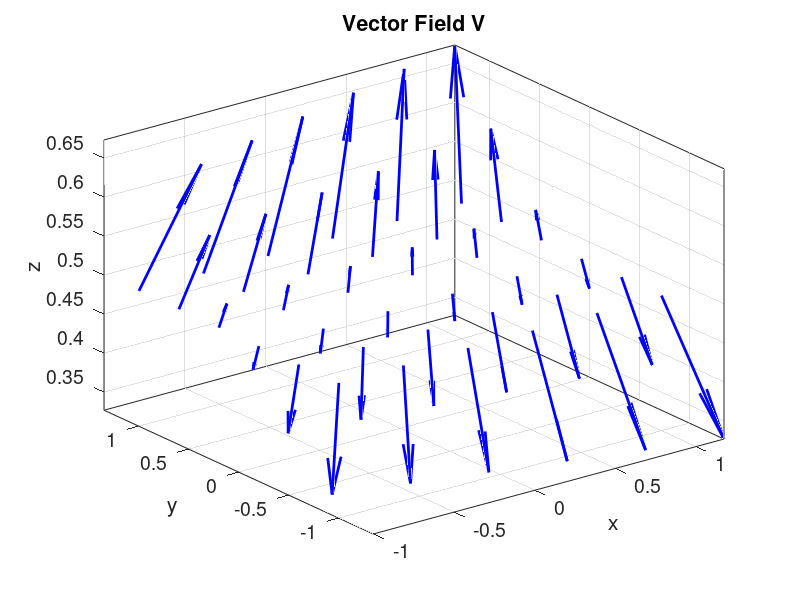
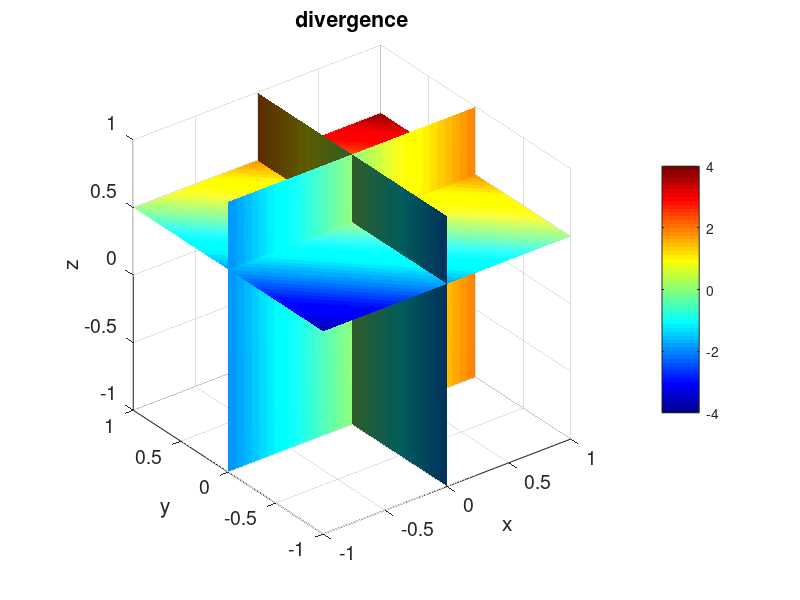
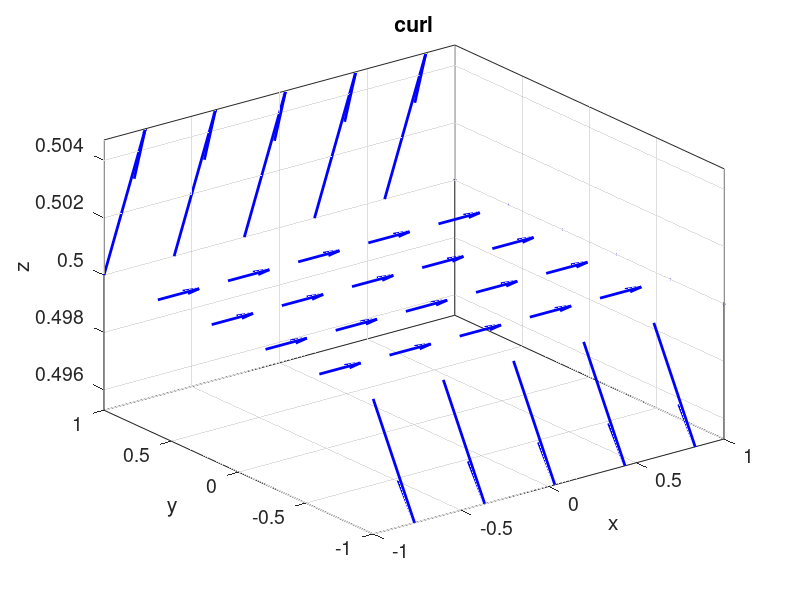

MATLAB code for these plots, in order:
% cemDiff03.m
% 18 march 2016
% Ian Cooper
% School of Physics, University of Sydney
% http://www.physics.usyd.edu.au/teach_res/mp/mphome.htm

% DIVERGENCE and CURL OF A VECTOR FIELD
   

clear all
close all
clc

% INPUTS  ================================================================
% Number of grid points (integer)
   N = 101;
% Range for X and Y values  [minX maxX minY maxY minZ maxZ]
  XY = [-1 1 -1 1 -1 1];
 
  
% indices for slice plots in figures 1 and 3 
  dx = 1:20:N; dy  = dx;   dz = 76; 
   
% CALCULATIONS  ==========================================================   
% X and Y ranges
   minX = XY(1);  maxX = XY(2);
   minY  = XY(3); maxY = XY(4);
   minZ  = XY(5); maxZ = XY(6);
   x = linspace(minX, maxX,N);
   y = linspace(minY, maxY,N);
   z = linspace(minZ, maxZ,N);
   [xx, yy, zz] = meshgrid(x,y,z);

% Define vector field V
%    rr = sqrt(xx.^2 + yy.^2);
%    tt = atan2(yy,xx);
%    Vxx = -rr.*sin(tt);
%    Vyy = rr.*cos(tt);
%    Vzz = 0.*zz.^2;
%    Vxx = xx .* yy;  Vyy = yy.^2;  Vzz = 0 .* Vxx; 
     Vxx = yy.^2;   Vyy = 2.*xx.*yy;  Vzz = 2.*yy.*zz;
     
% DIVERGENCE
divV = divergence(xx, yy, zz, Vxx, Vyy, Vzz);

[curlVxx, curlVyy, curlVzz] = curl(xx, yy, zz, Vxx, Vyy, Vzz);


% GRAPHICS ===============================================================

figure(1) % VECTOR FIELD V------------------------------------------------
    set(gcf,'units','normalized','position',[0.05 0.2 0.3 0.4]);
    p1 = xx(dx,dy,dz); p2 = yy(dx,dy,dz); p3 = zz(dx,dy,dz); 
    p4 = Vxx(dx,dy,dz); p5 = Vyy(dx,dy,dz); p6 = Vzz(dx,dy,dz); 
    h = quiver3(p1, p2, p3, p4, p5, p6);
    set(h,'color',[0 0 1],'linewidth', 2);
    axis tight
    set(gca,'xLim',[minX, maxX]);
    set(gca,'yLim',[minY, maxY]);
    % set(gca,'zLim',[minZ, maxZ]);
    title('Vector Field V');
    xlabel('x'); ylabel('y'); zlabel('z');
    set(gca,'fontsize',14)
    rotate3d 
    box on
    axis tight
    
figure(2);  %  divergence ------------------------------------------------
   set(gcf,'units','normalized','position',[0.38 0.2 0.3 0.4]);
   %h = slice(xx,yy,zz,divV,[minX maxX],maxY,minZ);
   h = slice(xx,yy,zz,divV,0,0,0.5);
   colormap jet
   shading interp
   daspect([1 1 1])
   axis tight
   camlight
   set([h(1),h(2)],'ambientstrength',0.6)
   colorbar;
   rotate3d;
   xlabel('x'); ylabel('y'); zlabel('z');
   title('divergence');
   set(gca,'fontsize',14)  
   axis tight
    
 figure(3) % curl --------------------------------------------------------
    set(gcf,'units','normalized','position',[0.7 0.2 0.30 0.4]);
    p1 = xx(dx,dy,dz); p2 = yy(dx,dy,dz); p3 = zz(dx,dy,dz); 
    p4 = curlVxx(dx,dy,dz); p5 = curlVyy(dx,dy,dz); p6 = curlVzz(dx,dy,dz); 
    
    h = quiver3(p1, p2, p3, p4, p5, p6);
    set(h,'color',[0 0 1],'linewidth', 2);
    set(h,'AutoScale','on', 'AutoScaleFactor',0.5)
    axis tight
     set(gca,'xLim',[minX, maxX]);
     set(gca,'yLim',[minY, maxY]);
    % set(gca,'zLim',[minZ, maxZ]);
    title('curl');
    xlabel('x'); ylabel('y'); zlabel('z');
    set(gca,'fontsize',14)
    rotate3d 
    box on   
